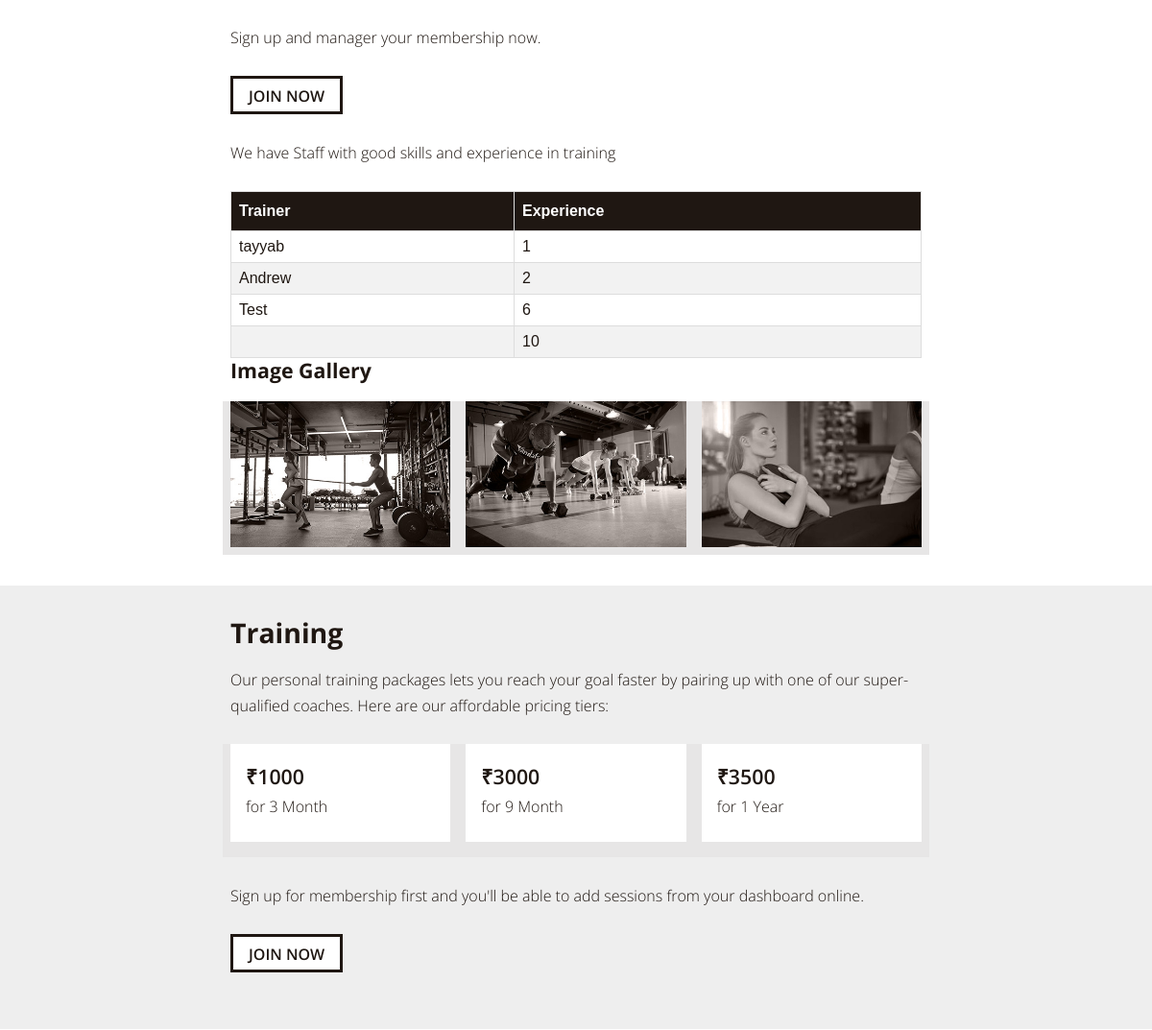
Before: / (middle part) with the older database file.
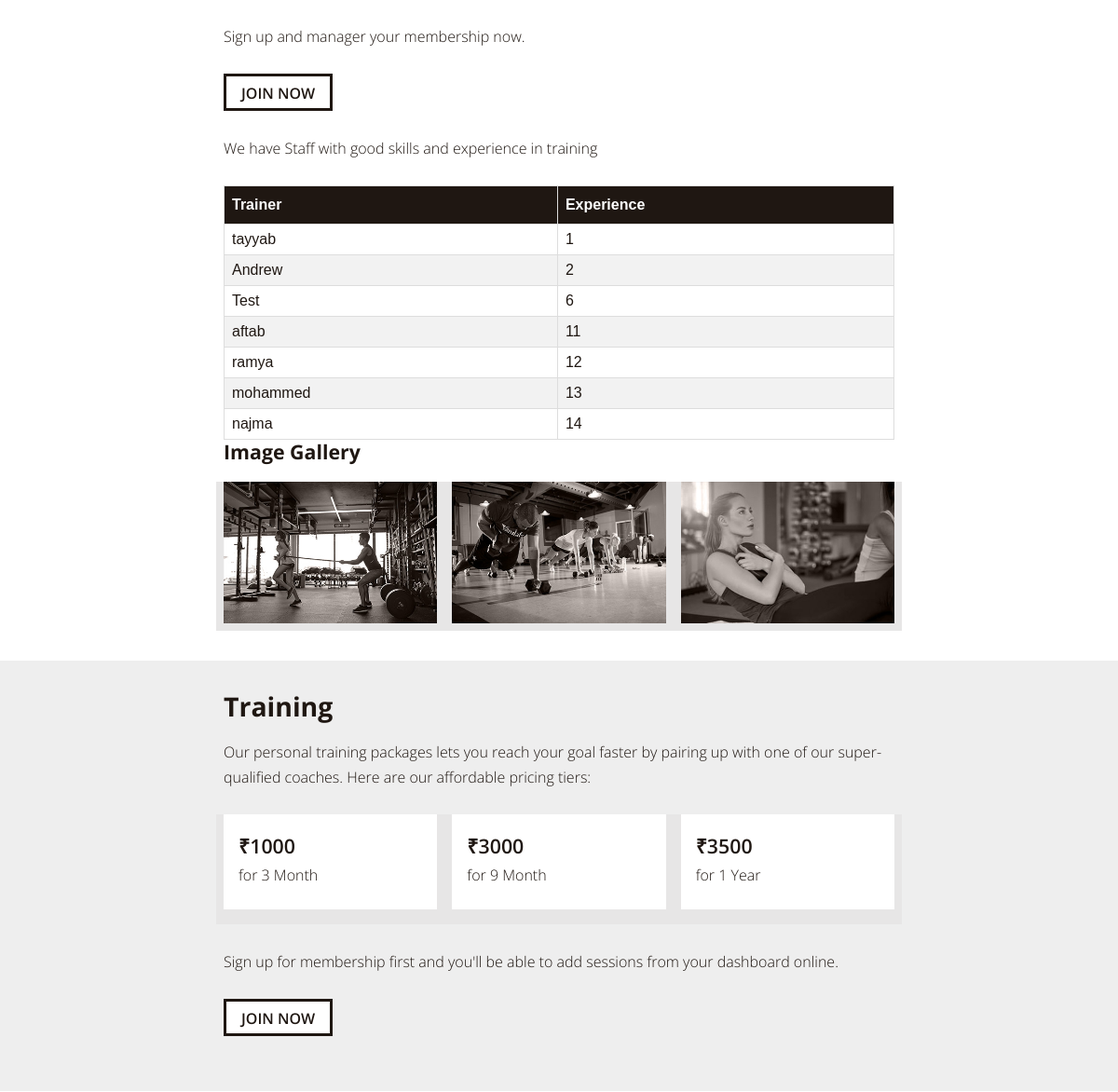
After: the same page with the newer database file.
### train/models.py (models this page shows, shortened)
class User(AbstractUser):
    user_choices = [('CL', 'client'), ('TR', 'trainer'), ('AD', 'admin')]
    subscription = models.CharField(max_length=2,null=False)

### train/views.py (the view)
# urls.py: 2. Add a URL to urlpatterns:  path('', views.home, name='home')
def home(request):
    data=User.objects.filter(is_staff=True)
    exerciselist = Exercise.objects.all().order_by('name')
    context={'trainer':data,
             'list':exerciselist
             }
    return render(request,"train/index1.html",context)

### train/templates/train/index1.html (shortened to what this page needs)
<!DOCTYPE html>
{% load static %}
<html lang="en">
<head>
  <link href="{% static 'train/normalize.css' %}" rel="stylesheet">
  <link rel="stylesheet" href="{% static 'train/styles.css' %}">
    <link href="{% static 'train/main.css' %}" rel="stylesheet">
   <link rel="stylesheet" href="https://stackpath.bootstrapcdn.com/bootstrap/4.4.1/css/bootstrap.min.css">
        <link rel="stylesheet" href="{% static 'train/styles.css' %}">
    <link rel="stylesheet" href="https://stackpath.bootstrapcdn.com/bootstrap/4.4.1/css/bootstrap.min.css">
  <link href="{% static 'train/normalize.css' %}" rel="stylesheet">
    <link href="{% static 'train/main.css' %}" rel="stylesheet">
        <link rel="stylesheet" href="{% static 'train/styles.css' %}">
    </head>
    <body>
      <section class="section">
        <div class="wrap">
          <p>
          Sign up and manager your membership now.
          </p>
          <p>
            <a href="{% url 'register' %}" class="btn">
               Join now
            </a>
          </p>
            <p>We have Staff with good skills and experience in training </p>
            <table id="trainers">
                <thead>
                <th>Trainer</th>
                <th>Experience</th>
                </thead>
                {% for i in trainer %}
                <tr>
                    <td>{{i.first_name}}</td>
                    <td>{{i.id}}</td>
                </tr>
                {% endfor %}
            </table>
          <h3> Image Gallery</h3>
          <div class="row">
            <div class="img-item col col--4md">
              <a href="{% static 'train/gym-environment1.jpg' %}" target="_blank">
                <img src="{% static 'train/gym-environment1.jpg' %}" alt="Training area 1" class="img-responsive">
              </a>
            </div>
            <div class="img-item col col--4md">
              <a href="{% static 'train/gym-environment2.jpg' %}" target="_blank">
                <img src="{% static 'train/gym-environment2.jpg' %}" alt="Training area 2" class="img-responsive">
              </a>
            </div>
            <div class="img-item col col--4md">
              <a href="{% static 'train/gym-environment3.jpg' %}" target="_blank">
                <img src="{% static 'train/gym-environment3.jpg' %}" alt="Training area 3" class="img-responsive">
              </a>
            </div>
          </div>
        </div>
      </section>
      <section class="section section--alt">
        <div class="wrap">
          <h2>Training</h2>
          <p>
            Our personal training packages lets you reach your goal faster by pairing up with one of our super-qualified coaches. Here are our affordable pricing tiers:
          </p>
          <ul class="listings row">
            <li class="listings__item listings__item--alt col col--6md">
              <p class="listings__item-content listings__item-content--alt">
                <span class="listings__item-title">₹1000</span>
                <span class="listings__item-prop">for 3 Month</span>
              </p>
            </li>
            <li class="listings__item listings__item--alt col col--6md">
              <p class="listings__item-content listings__item-content--alt">
                <span class="listings__item-title">₹3000</span>
                <span class="listings__item-prop">for 9 Month</span>
              </p>
            </li>
            <li class="listings__item listings__item--alt col col--6md">
              <p class="listings__item-content listings__item-content--alt">
                <span class="listings__item-title">₹3500</span>
                <span class="listings__item-prop">for 1 Year</span>
              </p>
            </li>
          </ul>
          <p>
            Sign up for membership first and you'll be able to add sessions from your dashboard online.
          </p>
          <p>
            <a href="{% url 'register' %}" class="btn">
              Join Now
            </a>
          </p>
        </div>
      </section>
</body>
</html>

### train/static/train/styles.css (style rules this page uses)
body, html { height: 95%; }
th, td { padding: 5px; }

### train/static/train/main.css (style rules this page uses)
#trainers { font-family: Arial, Helvetica, sans-serif !important; border-collapse: collapse !important; width: 100% !important; }
#trainers td, #trainers th { border: 1px solid #ddd !important; padding: 8px !important; }
#trainers tr:nth-child(even) { background-color: #f2f2f2 !important; }
#trainers th { padding-top: 12px !important; padding-bottom: 12px !important; text-align: left !important; background-color: #1F1712 !important; color: white !important; }
:root { --color-day: white; --color-night: #1F1712; --color-earth-orange: #FA8232; --color-life-green: #41C734; --color-dark-blue: #1377d5; --color-magma-red: #EB0000; --color-gray-1: #333; --color-gray-2: #999; --color-gray-3: #CCC; --color-gray-4: #EEE; --color-gray-5: #F9F9F9; --color-anchor: #0275d8; --color-anchor-hover: #025aa5; --font-primary: 'Open Sans', 'Helvetica Neue', Helvetica, Arial, sans-serif; --font-secondary: 'Alfa Slab One', 'Helvetica Nueue', Helvetica, Arial, sans-serif; --wrap-lg: 47rem; --wrap-md: 30rem; --wrap-sm: 22rem; --wrap-padding: 1rem; }
*, *::before, *::after { box-sizing: border-box; }
html { height: 100%; font-size: 100%; }
body { margin: 0; font-family: var(--font-primary); font-weight: 300; line-height: 1; color: var(--color-night); -webkit-tap-highlight-color: rgba(0, 0, 0, 0); }
h1, h2, h3, p, ul, ol, blockquote, figure { margin-top: 0; margin-bottom: 1.6666rem; }
p, ul, ol, blockquote { line-height: 1.6666; }
h1, h2, h3 { line-height: 1.2; }
h2, h3, .h2, .h3 { font-weight: bold; margin-bottom: 1.2rem; }
h2, .h2 { font-family: var(--font-primary); font-size: 1.77768889rem; }
h3, .h3 { font-family: var(--font-primary); font-size: 1.3333rem; }
a { color: #0275d8; text-decoration: none; }
img { vertical-align: top; }
.img-responsive { display: block; max-width: 100%; height: auto; }
.wrap { position: relative; margin-left: auto; margin-right: auto; padding-left: var(--wrap-padding); padding-right: var(--wrap-padding); max-width: var(--wrap-lg); }
.section { padding-top: 2rem; padding-bottom: 2rem; }
.section--alt { background-color: var(--color-gray-4); }
.row { display: flex; margin-left: -0.5rem; margin-right: -0.5rem; flex-wrap: wrap; }
.col { width: 100%; padding-left: 0.5rem; padding-right: 0.5rem; }
@media screen and (min-width: 35em) { .col--4md { width: 33.3333%; } }
@media screen and (min-width: 35em) { .col--6md { width: 50%; } }
.btn { display: inline-block; position: relative; padding: 0.625rem 1rem 0.5rem 1rem; border-radius: 0; border: solid 3px var(--color-night); background-color: white; font-weight: 600; line-height: 1; text-transform: uppercase; text-align: center; color: inherit; cursor: pointer; -webkit-appearance: none; }
.listings { padding-left: 0; margin-bottom: 1.6666rem; list-style: none; }
.listings__item { flex-shrink: 0; margin-bottom: 1rem; }
.listings__item-content { display: flex; flex-direction: column; margin-bottom: 0; padding: 1rem; height: 100%; background-color: var(--color-gray-4); line-height: 1.6666; }
.listings__item-content--alt { background-color: white; }
.listings__item-title { display: block; font-size: 1.3333rem; font-weight: 600; }
.listings__item-prop { display: block; }
.listings__item-prop:last-of-type { margin-bottom: 0.5rem; }
.img-item { margin-bottom: 0.5rem; }
table { border-collapse: collapse; width: 100%; text-align: left; }
th,td { border: 2px solid #000; padding: 15px; }
.row { background-color:rgb(231, 230, 230); }

Changed rows visible on the page:
no longer on this page (row edited): User: id "10"
added User: first_name "aftab", id "11"
added User: first_name "ramya", id "12"
added User: first_name "mohammed", id "13"
added User: first_name "najma", id "14"
